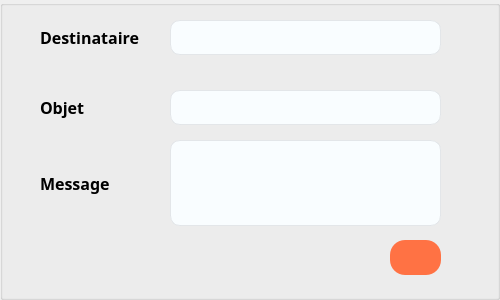
<?xml version="1.0" encoding="UTF-8"?>
<ui version="4.0">
 <class>Email</class>
 <widget class="QDialog" name="Email">
  <property name="geometry">
   <rect>
    <x>0</x>
    <y>0</y>
    <width>500</width>
    <height>300</height>
   </rect>
  </property>
  <property name="windowTitle">
   <string>Dialog</string>
  </property>
  <widget class="QLineEdit" name="subject">
   <property name="geometry">
    <rect>
     <x>170</x>
     <y>90</y>
     <width>271</width>
     <height>35</height>
    </rect>
   </property>
   <property name="font">
    <font>
     <family>Montserrat</family>
     <pointsize>12</pointsize>
    </font>
   </property>
   <property name="styleSheet">
    <string notr="true">#subject{
background-color: #F9FDFF;
border:1px solid rgba(222, 226, 230, 0.8);
padding-left:5px;
border-radius:10px;
color:#585856
}
#subject:focus{
border:1px solid #6568f3;
outline:none;
}
</string>
   </property>
  </widget>
  <widget class="QLabel" name="label_3">
   <property name="geometry">
    <rect>
     <x>40</x>
     <y>140</y>
     <width>101</width>
     <height>86</height>
    </rect>
   </property>
   <property name="font">
    <font>
     <family>Montserrat</family>
     <pointsize>12</pointsize>
     <weight>75</weight>
     <bold>true</bold>
    </font>
   </property>
   <property name="text">
    <string>Message</string>
   </property>
  </widget>
  <widget class="QPlainTextEdit" name="msg">
   <property name="geometry">
    <rect>
     <x>170</x>
     <y>140</y>
     <width>271</width>
     <height>86</height>
    </rect>
   </property>
   <property name="font">
    <font>
     <family>Montserrat</family>
     <pointsize>12</pointsize>
    </font>
   </property>
   <property name="styleSheet">
    <string notr="true">#msg{
background-color: #F9FDFF;
border:1px solid rgba(222, 226, 230, 0.8);
padding-left:5px;
border-radius:10px;
color:#585856
}
#msg:focus{
border:1px solid #6568f3;
outline:none;
}
</string>
   </property>
  </widget>
  <widget class="QLineEdit" name="rcpt">
   <property name="geometry">
    <rect>
     <x>170</x>
     <y>20</y>
     <width>271</width>
     <height>35</height>
    </rect>
   </property>
   <property name="font">
    <font>
     <family>Montserrat</family>
     <pointsize>12</pointsize>
    </font>
   </property>
   <property name="styleSheet">
    <string notr="true">#rcpt{
background-color: #F9FDFF;
border:1px solid rgba(222, 226, 230, 0.8);
padding-left:5px;
border-radius:10px;
color:#585856
ReadOnly(true);
}
#rcpt:focus{
border:1px solid #6568f3;
outline:none;
}
</string>
   </property>
  </widget>
  <widget class="QLabel" name="label_2">
   <property name="geometry">
    <rect>
     <x>40</x>
     <y>90</y>
     <width>71</width>
     <height>35</height>
    </rect>
   </property>
   <property name="font">
    <font>
     <family>Montserrat</family>
     <pointsize>12</pointsize>
     <weight>75</weight>
     <bold>true</bold>
    </font>
   </property>
   <property name="text">
    <string>Objet</string>
   </property>
  </widget>
  <widget class="QPushButton" name="sendMailBtn">
   <property name="geometry">
    <rect>
     <x>390</x>
     <y>240</y>
     <width>51</width>
     <height>35</height>
    </rect>
   </property>
   <property name="cursor">
    <cursorShape>PointingHandCursor</cursorShape>
   </property>
   <property name="styleSheet">
    <string notr="true">QPushButton {
 	background-color: rgb(255, 114, 68);
	border:none;
	border-radius:15px;
}

QPushButton::hover {
  	background-color: rgb(254, 129, 75);
}</string>
   </property>
   <property name="text">
    <string/>
   </property>
   <property name="icon">
    <iconset resource="Resources.qrc">
     <normaloff>:/Resources/client_img/send_icon.png</normaloff>:/Resources/client_img/send_icon.png</iconset>
   </property>
   <property name="iconSize">
    <size>
     <width>17</width>
     <height>17</height>
    </size>
   </property>
  </widget>
  <widget class="QLabel" name="label">
   <property name="geometry">
    <rect>
     <x>40</x>
     <y>20</y>
     <width>111</width>
     <height>35</height>
    </rect>
   </property>
   <property name="font">
    <font>
     <family>Montserrat</family>
     <pointsize>12</pointsize>
     <weight>75</weight>
     <bold>true</bold>
    </font>
   </property>
   <property name="text">
    <string>Destinataire</string>
   </property>
  </widget>
  <widget class="QGroupBox" name="groupBox">
   <property name="geometry">
    <rect>
     <x>0</x>
     <y>0</y>
     <width>500</width>
     <height>300</height>
    </rect>
   </property>
   <property name="styleSheet">
    <string notr="true">
background-image:url(:/Resources/client_img/bg.png);
</string>
   </property>
   <property name="title">
    <string/>
   </property>
  </widget>
  <zorder>groupBox</zorder>
  <zorder>subject</zorder>
  <zorder>label_3</zorder>
  <zorder>msg</zorder>
  <zorder>rcpt</zorder>
  <zorder>label_2</zorder>
  <zorder>sendMailBtn</zorder>
  <zorder>label</zorder>
 </widget>
 <resources>
  <include location="Resources.qrc"/>
 </resources>
 <connections/>
</ui>
